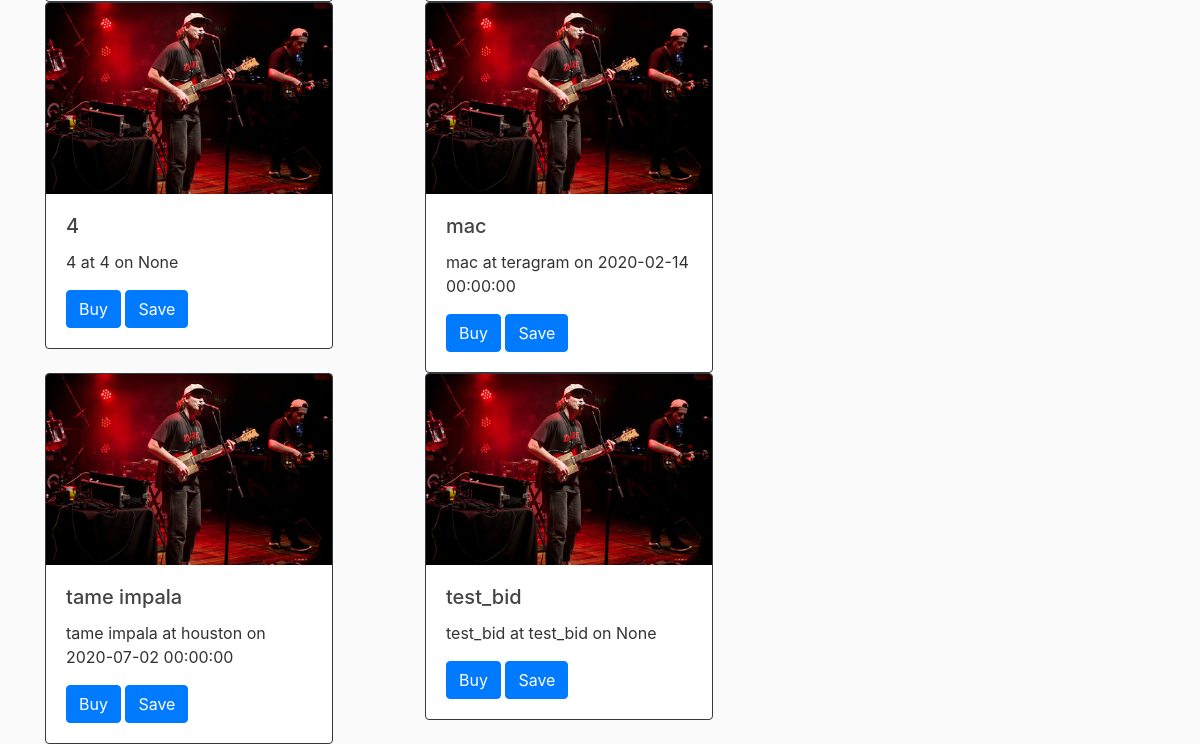
The page /discover (lower part) on the database as committed earlier.
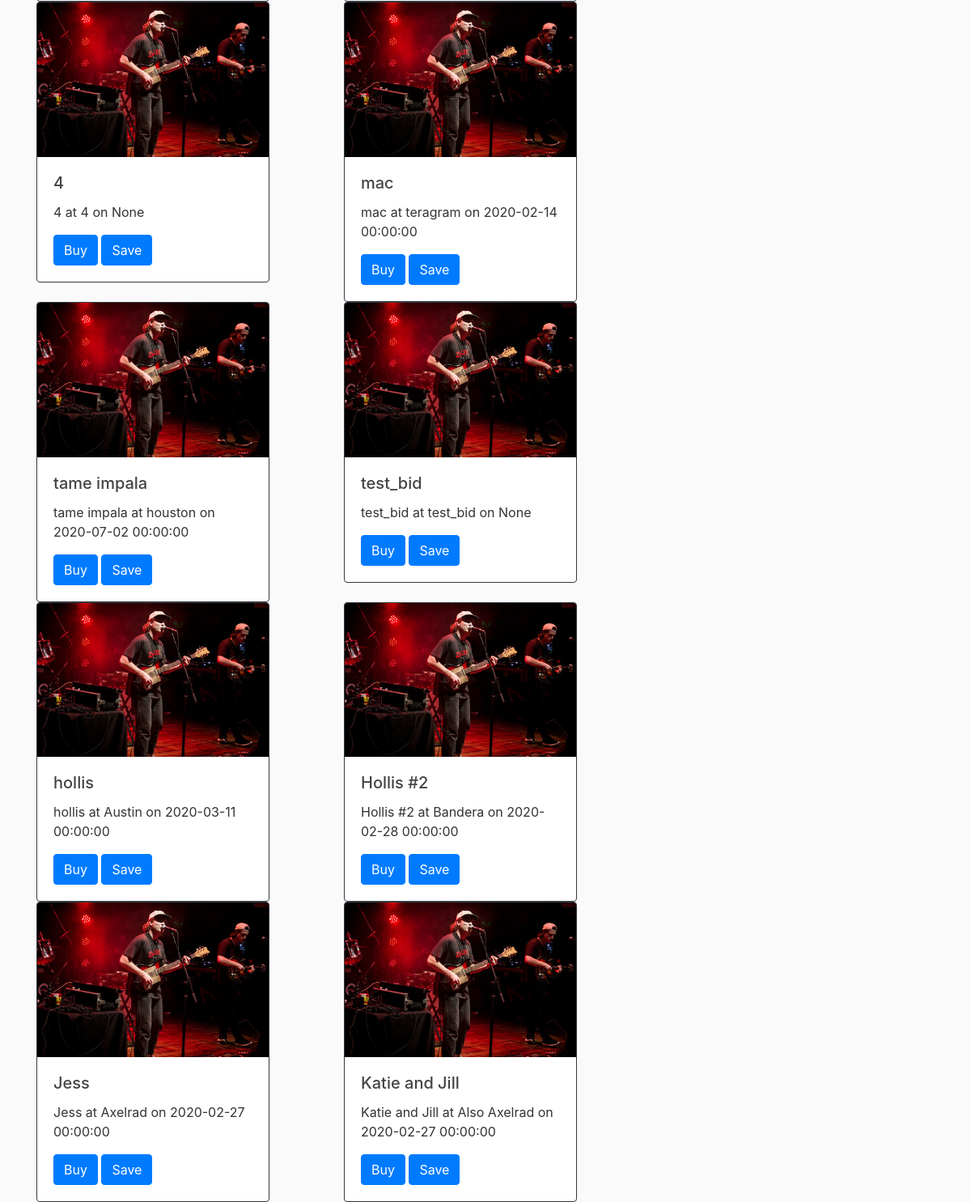
The same page on the database as committed later.
### TxChange/models.py (models this page shows, shortened)
class Ticket(db.Model):
	__tablename__ = "ticket"
	id = db.Column(db.Integer, primary_key=True)
	artist = db.Column(db.String(80), nullable=False)
	venue = db.Column(db.String(80))
	date_posted = db.Column(db.DateTime, nullable=False, default=datetime.utcnow)
	price = db.Column(db.Integer, nullable=False)
	concert_date_time = db.Column(db.DateTime)
	current_best_bid = db.Column(db.Integer, default=0)
	_owner_id = db.Column(db.Integer, db.ForeignKey("user.id"))
	_current_best_bidder_id = db.Column(db.Integer, db.ForeignKey("user.id"))
	owner = db.relationship("User", foreign_keys=[_owner_id], backref="tickets", lazy=True)
	current_best_bidder = db.relationship("User",foreign_keys=[_current_best_bidder_id],backref="my_winning_bids", lazy=True)
	users_interested = db.relationship("User", secondary=interested, back_populates='interested_in')

### TxChange/routes.py (the view)
@app.route("/discover")
def discover():
    tickets = Ticket.query.all()
    return render_template("discover.html", title="Discover", tickets=tickets)

### TxChange/templates/discover.html
{% extends "layout.html" %} {% block content %}
<div class="continer">
	<div class="row">
		{% for ticket in tickets %}
		<div class='col'>
			<div class="card border border-dark" style="width: 18rem;">
				<img src="static/mac.jpg" class="card-img-top" alt="...">
				<div class="card-body">
					<h5 class="card-title">{{ ticket.artist}}</h5>
					<p class="card-text">{{ ticket.artist}} at {{ ticket.venue}} on {{ ticket.concert_date_time}}</p>
					<a href="{{ url_for('ticket', ticket_id=ticket.id)}}" class="btn btn-primary">Buy</a>
					<a href="{{ url_for('interested', ticket_id=ticket.id)}}" class="btn btn-primary">Save</a>
				</div>
			</div>
		</div>
		{% endfor %}
	</div>
</div>
{% endblock%}

### TxChange/templates/layout.html (shortened to what this page needs)
<!doctype html>
<html lang="en">
<head>
  <link rel="stylesheet" href="https://stackpath.bootstrapcdn.com/bootstrap/4.4.1/css/bootstrap.min.css"
>
  <link rel="stylesheet" type="text/css" href="{{ url_for('static', filename='stye.css') }}">
</head>
<body>
  <main role=main class='container'>
    <div class='row'>
      <div class="col-md-8">
        {% block content %}{% endblock %}
      </div>
    </div>
  </main>
</body>
</html>

### TxChange/static/stye.css (style rules this page uses)
body { background: #fafafa; color: #333333; margin-top: 5rem; }
h1, h2, h3, h4, h5, h6 { color: #444444; }

Rows that differ between the two databases and show on the page:
added Ticket: artist "hollis", venue "Austin", concert_date_time "2020-03-11 00:00:00"
added Ticket: artist "Hollis #2", venue "Bandera", concert_date_time "2020-02-28 00:00:00"
added Ticket: artist "Jess", venue "Axelrad", concert_date_time "2020-02-27 00:00:00"
added Ticket: artist "Katie and Jill", venue "Also Axelrad", concert_date_time "2020-02-27 00:00:00"
